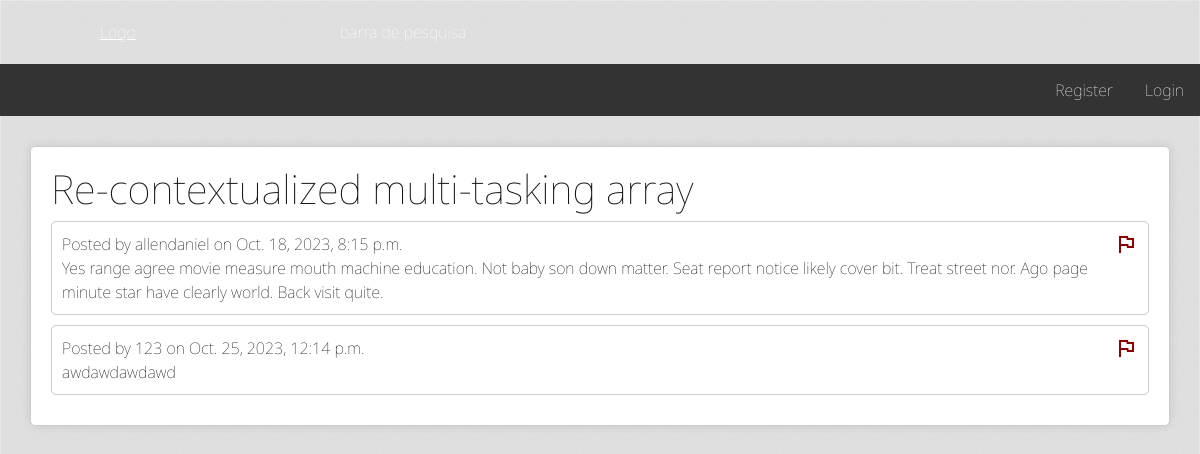
Page /t/Música/14/ on the earlier database version.
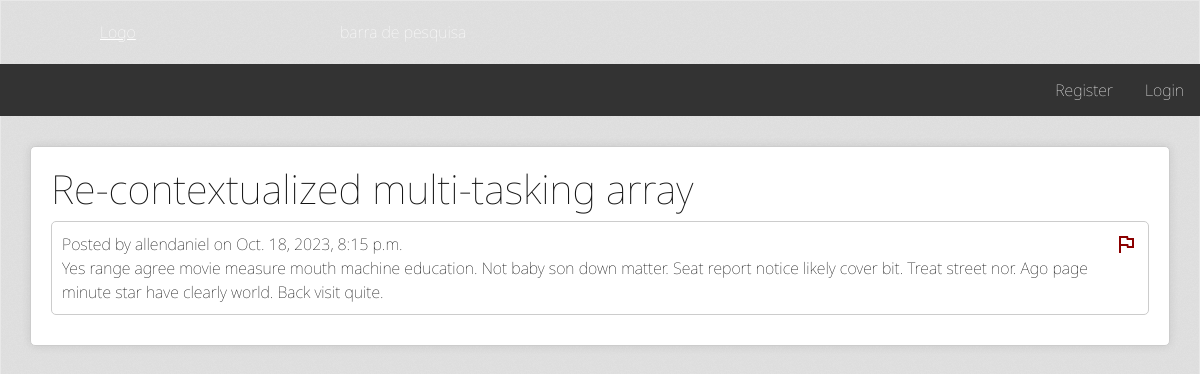
Same page on the later database version.
### main/models.py (models this page shows, shortened)
class Post(Model):
  date_created = models.DateTimeField(auto_now_add=True)
  text = models.TextField()
  thread = models.ForeignKey(Thread, on_delete=models.DO_NOTHING, related_name="thread")
  user = models.ForeignKey(User, null=True, on_delete=models.SET_NULL, related_name="user")  # SAME THING HERE

class User(AbstractUser):
  date_created = models.DateTimeField(auto_now_add=True)
  signature = models.TextField(null=True, default=None)
  avatar = models.ImageField(default='default.png', upload_to='avatars')
  is_banned = models.BooleanField(default=False)
  is_timed_out = models.BooleanField(default=False)
  timeout_expires = models.DateTimeField(null=True)
  ban_or_timeout_reason = models.TextField(null=True)
  favorites = models.ManyToManyField('Topico', related_name="favorites")

### main/views.py (the view, shortened to what this page needs)
# urls.py: path("t/<str:topico_name>/<int:thread_id>/", views.thread, name="thread"),
def thread(request, thread_id: int, topico_name: str = None):
  t = Thread.get_thread_by_id(thread_id)
  if t is None:
    return render(request, "404.html", status=404)
  if t.topico.name != topico_name:  # type: ignore
    return HttpResponseRedirect(f"/t/{t.topico.name}/{t.id}/")  # type: ignore
  return render(request, "thread.html", {
    "topico_name": topico_name,
    "thread": t,
    "posts": t.get_posts()
  })

### main/models.py (called while the page is built)
  @staticmethod
  def get_thread_by_id(thread_id: int) -> "Thread" | None:
    return Thread.objects.get(pk=thread_id)

  def get_posts(self) -> Iterable["Post"]:
    return Post.objects.filter(thread=self).order_by('date_created')

### main/templates/thread.html (shortened to what this page needs)
{% extends 'base.html' %}
{% block content %}
<div class="listagem acrylic">
  <div style="display:flex;justify-content: space-between;">
    <div>
      <h2 style="font-size:40px;">{{ thread.title }}</h2>
    </div>
   </div>
  {% for post in posts %}
    <li class="itens">
      <div class="post" style="width: 100%">
        <div class="meta">
          <span>Posted by {{ post.user.username }} on {{ post.date_created }}</span>
          {% if post.user == user %}
            <span class="delete-button material-symbols-outlined" id="delete-{{ post.id }}">delete</span>
          {% else %}
            <span id="report-{{ post.id }}" class="report-button material-symbols-outlined">flag</span>
          {% endif %}
        </div>
        <div class="message">
          {{ post.text }}
        </div>
      </div>
    </li>
  {% endfor %}
</div>
{% endblock content %}

Differences in the rows shown:
removed Post: user.username "123", date_created "Oct. 25, 2023, 12:14 p.m.", text "awdawdawdawd"
